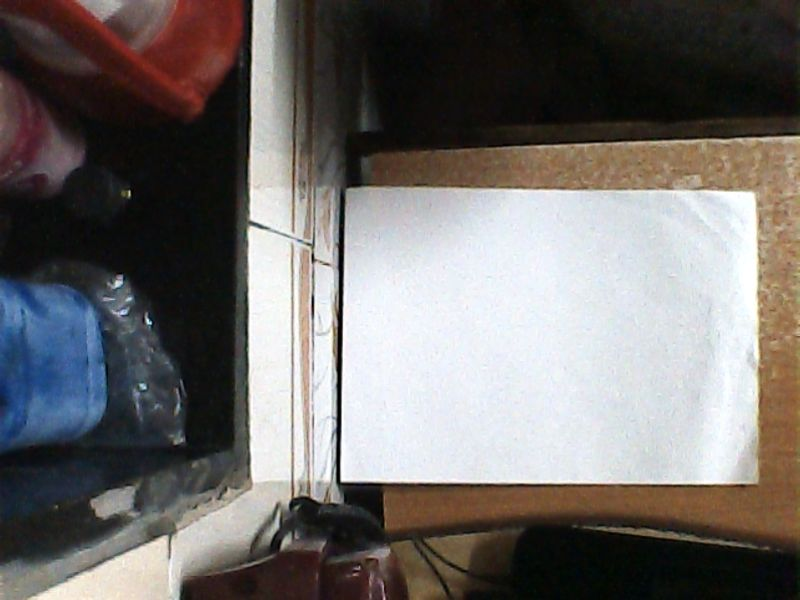
#> input picture photo.jpg, 800 x 600 px, given in place of the camera
$ python wrap.py   (older library calls are emulated)
#> lines starting #> are read from the running program, lines starting #| are printed output that depends on the picture; after the words box and inside, x2 and y2 are one past the last pixel; in counts of white or black regions, pixels touching at a corner belong together
# [14 lines of commented-out code are left out]

import cv2
import numpy as np
from matplotlib import pyplot as plt

circles = np.zeros((4,2),np.int)
counter = 0

def mousePoints(event,x,y,flags,params):
    global counter
    if event == cv2.EVENT_LBUTTONDOWN:

        circles[counter] = x,y
        counter = counter + 1
        print(circles)

cap = cv2.VideoCapture(0)

while(True):
    ret,img1 = cap.read()
#> img1 is the input picture: shape (600, 800, 3); mean B, G, R 107.3, 109.2, 112.9
    img=cv2.cvtColor(img1, cv2.COLOR_BGR2GRAY)
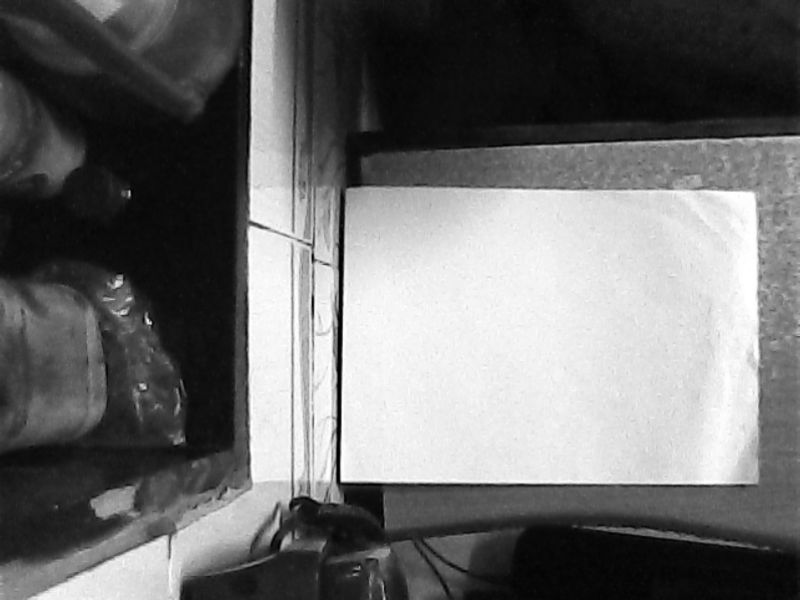
#> img: shape (600, 800); min 0, max 255, mean 110.1
    #cv2.imshow("fra",img)
    #while True:
    if counter == 4:
        width, height = 640,480
        pts1 = np.float32([circles[0],circles[1],circles[2],circles[3]])
        pts2 = np.float32([[0,0],[width,0],[0,height],[width,height]])
        matrix = cv2.getPerspectiveTransform(pts1,pts2)
        imgOutput = cv2.warpPerspective(img,matrix,(width,height))
        cv2.imshow("Output Image ", imgOutput)


    for x in range (0,4):
        cv2.circle(img,(circles[x][0],circles[x][1]),3,(0,255,0),cv2.FILLED)
#> img: shape (600, 800); under 0.01% of pixels changed, all inside (x1, y1, x2, y2) = (0, 0, 4, 4)
    ret,thresh1 = cv2.threshold(img,127,255,cv2.THRESH_BINARY)
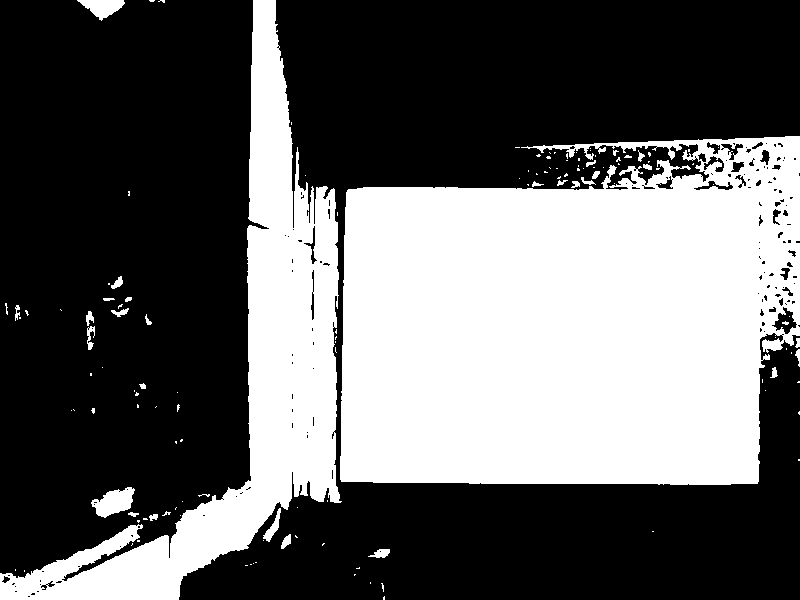
#> thresh1: shape (600, 800); 38.6% white; 132 white regions (102 under 20 px), largest, box (x1, y1, x2, y2) and area: (340, 136, 800, 485) 135154, (0, 0, 342, 600) 46547, (91, 487, 135, 518) 801
    # [12 lines of commented-out code are left out]

    hsv = cv2.cvtColor(img1, cv2.COLOR_BGR2HSV)
#> hsv: shape (600, 800, 3); mean H, S, V 64.3, 62.3, 119.6
    lower_blue = np.array([40,50,50])
    upper_blue = np.array([70,255,255])
    mask = cv2.inRange(hsv, lower_blue, upper_blue)
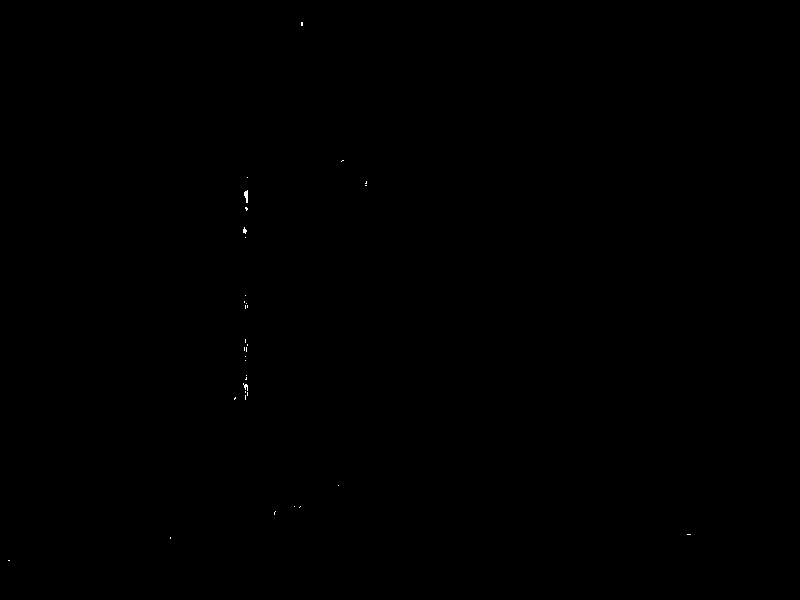
#> mask: shape (600, 800); 0.03% white in thin lines or dots, all inside (x1, y1, x2, y2) = (8, 22, 691, 561)
    res = cv2.bitwise_and(thresh1,thresh1, mask= mask)
#> res: shape (600, 800); every value is 0

    cv2.imshow("Original Image ", res)
    cv2.imshow("Original Image2 ", img1)
    cv2.imshow("Original Image3 ", thresh1)
    cv2.setMouseCallback("Original Image ", mousePoints)
    cv2.waitKey(1)
